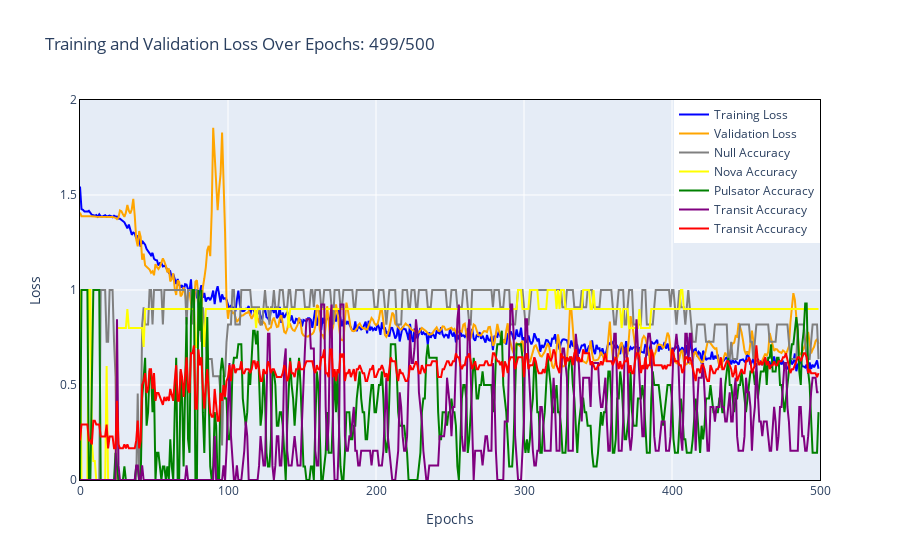

The notebook cell saved with this chart:
### Markdown cell above
# Training Loop (Single)

### Code cell
EPOCHS = 500
lr = 0.007

model = FluxAnomalyPredictionTF(20, 0.15, bn=False, features=3, residual=0).to(device)

optim = torch.optim.Adam(model.parameters(), lr=lr)
loss_fn = nn.CrossEntropyLoss().to(device)

progress_bar = tqdm(total=EPOCHS, desc="Training Progress")

trainloss = []
validloss = []

nullts = []
novats = []
pulsatingts = []
transitts = []
accuracyts = []

for e in range(EPOCHS):
  epoch_loss = []
  valid_loss = []

  null_correct = 0
  nova_correct = 0
  pulsating_correct = 0
  transit_correct = 0
  correct = 0


  novas = 0
  pulsators = 0
  transits = 0
  nulls = 0
  exs = 0

  for data, label in train:

    model.train()
    out = model(data)

    loss = loss_fn(out, label)

    epoch_loss.append(loss.item())

    loss.backward()
    optim.step()
    optim.zero_grad()


  for data, label in valid:
    model.eval()
    out = model(data)
    loss = loss_fn(out, label)
    valid_loss.append(loss.item())
    i = torch.argmax(out, dim=1).cpu()
    j = torch.argmax(label, dim=1).cpu()

    for idx, jdx in zip(i,j):
      exs += 1
      if idx == jdx:
        correct += 1

      if jdx == 0:
        nulls += 1
        if idx == jdx:
          null_correct += 1

      if jdx == 1:
        novas += 1
        if idx == jdx:
          nova_correct +=1
      if jdx == 2:
        pulsators += 1
        if idx == jdx:
          pulsating_correct +=1
      if jdx == 3:
        transits += 1
        if idx == jdx:
          transit_correct +=1

  training_loss_epoch = np.mean(epoch_loss)
  validation_loss_epoch = np.mean(valid_loss)

  nullac = null_correct / (nulls + 0.000001)
  novacc = nova_correct / (novas + 0.000001)
  pulsatoracc = pulsating_correct / (pulsators + 0.00001)
  transitacc = transit_correct / (transits + 0.00001)
  accuracy = correct / exs

  trainloss.append(training_loss_epoch)
  validloss.append(validation_loss_epoch)

  nullts.append(nullac)
  novats.append(novacc)
  pulsatingts.append(pulsatoracc)
  transitts.append(transitacc)
  accuracyts.append(accuracy)


  progress_bar.update(1)
  p = getprogressplot(trainloss, validloss, accuracyts, nullts, novats, pulsatingts, transitts, EPOCHS, e)
  clear_output(wait=False)
  display(p)

  print("Epoch ", e, ": ", training_loss_epoch)
  print("nulls:", nullac, "novas: ", novacc, "pulsators: ", pulsatoracc, "transits: ", transitacc)

x = range(EPOCHS)

p = getprogressplot(trainloss, validloss, accuracyts, nullts, novats, pulsatingts, transitts, EPOCHS, e)
clear_output(wait=True)
display(p)
print("Epoch ", e, ": ", training_loss_epoch)

with open(ROOT + "models/model.pt", "wb") as f:
  torch.save(model.named_parameters(),f)

### Figure 1 — Plotly figure (JSON) as saved in the notebook; plotly's stock layout.template omitted (floating-point values rounded to 4 significant figures; data arrays with more than 128 entries replaced by an {"elided": "..."} marker saying what was removed)
{"data": [{"line": {"color": "blue"}, "mode": "lines", "name": "Training Loss", "type": "scatter", "x": {"elided": "500 int values"}, "y": {"elided": "500 float values"}}, {"line": {"color": "orange"}, "mode": "lines", "name": "Validation Loss", "type": "scatter", "x": {"elided": "500 int values"}, "y": {"elided": "500 float values"}}, {"line": {"color": "gray"}, "mode": "lines", "name": "Null Accuracy", "type": "scatter", "x": {"elided": "500 int values"}, "y": {"elided": "500 float values"}}, {"line": {"color": "yellow"}, "mode": "lines", "name": "Nova Accuracy", "type": "scatter", "x": {"elided": "500 int values"}, "y": {"elided": "500 float values"}}, {"line": {"color": "green"}, "mode": "lines", "name": "Pulsator Accuracy", "type": "scatter", "x": {"elided": "500 int values"}, "y": {"elided": "500 float values"}}, {"line": {"color": "purple"}, "mode": "lines", "name": "Transit Accuracy", "type": "scatter", "x": {"elided": "500 int values"}, "y": {"elided": "500 float values"}}, {"line": {"color": "red"}, "mode": "lines", "name": "Transit Accuracy", "type": "scatter", "x": {"elided": "500 int values"}, "y": {"elided": "500 float values"}}], "layout": {"legend": {"x": 1, "xanchor": "right", "y": 1, "yanchor": "top"}, "title": {"text": "Training and Validation Loss Over Epochs: 499/500"}, "xaxis": {"linecolor": "black", "linewidth": 1, "mirror": true, "range": [0, 500], "showline": true, "tickfont": {"size": 12}, "title": {"text": "Epochs"}}, "yaxis": {"linecolor": "black", "linewidth": 1, "mirror": true, "range": [0, 2], "showline": true, "tickfont": {"size": 12}, "title": {"text": "Loss"}}}}
